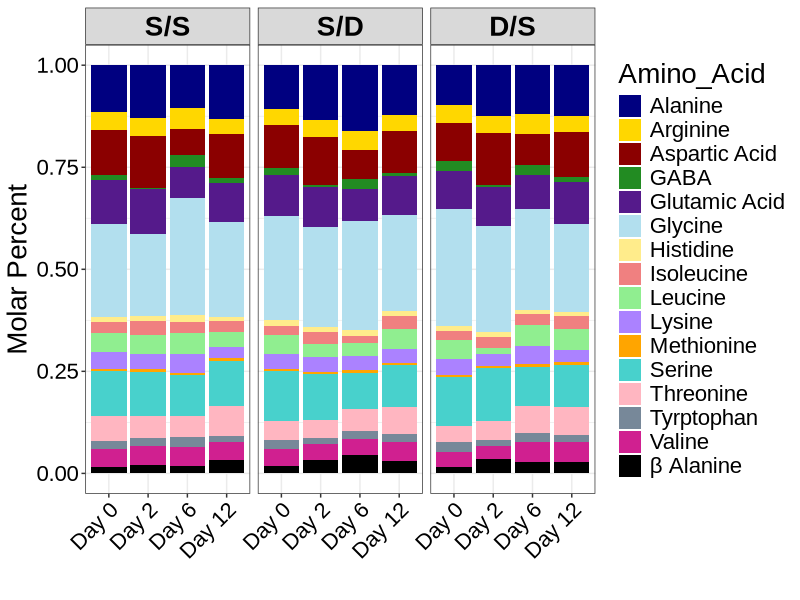
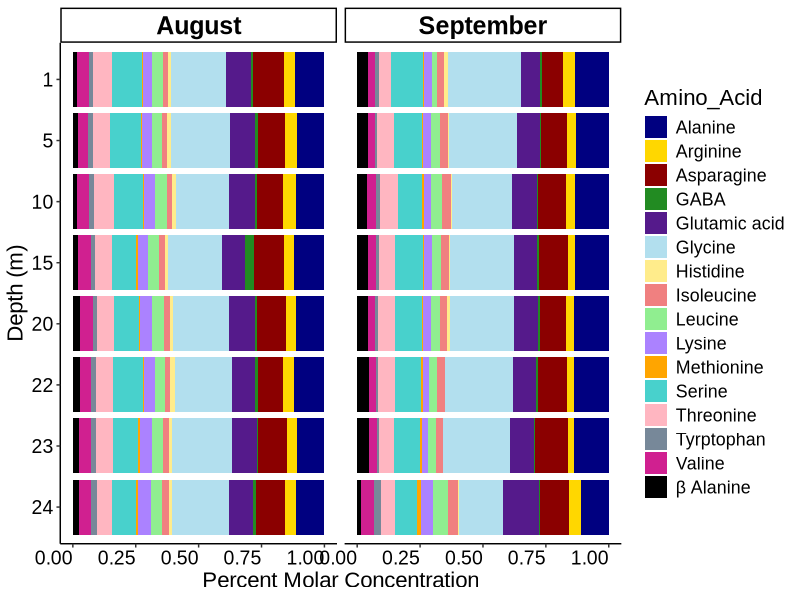
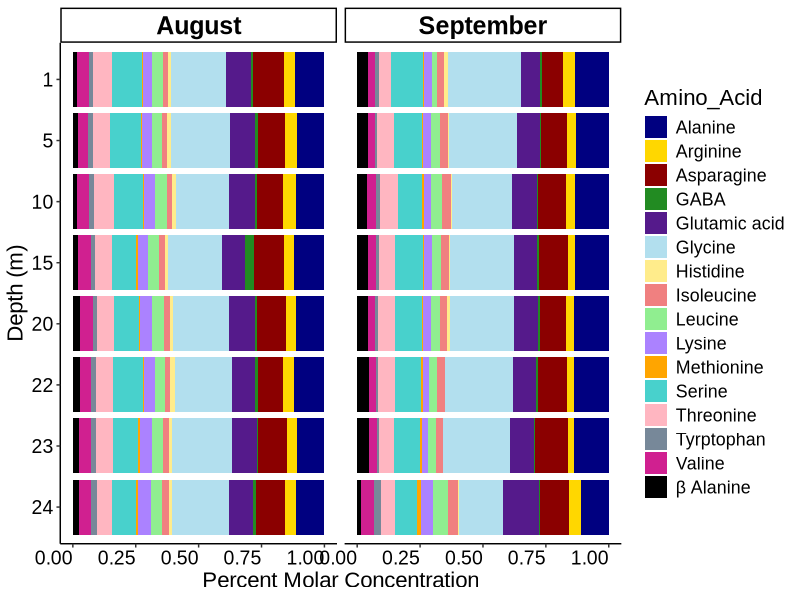

Generate these figures, in order, with R:
## Code written by Shuting Liu and modified by Rachel Parsons in 2023 with help from Simon Biggs

library(tidyverse)
library(readr)
library(dplyr)
library(ggplot2)
setwd("/Users/rachelbiggs/Library/CloudStorage/Dropbox/DH DOM Manuscript/Manuscript 2023/DH36 R Plots/AA")

aa <- read.csv(file = "AA_plot2.csv", header = TRUE)

#Order the factors for Day
aa <- aa %>%
  arrange(Day2) %>%
  mutate(Day2 = factor(Day2, levels = c("Day 0", 
                                        "Day 2",
                                        "Day 6",
                                        "Day 12")))

#Order the factors for Treatment
aa <- aa %>%
  arrange(Treatment) %>%
  mutate(Treatment = factor(Treatment, levels = c("S/S", 
                                                  "S/D",
                                                  "D/S")))



## To display your custom color pallets remove  +
## scale_y_continuous(labels = scales::percent) from the ggplot command

## Set colours
aa_colour <-c("navy", "gold", "red4", "forestgreen", "purple4", "lightblue2", "lightgoldenrod1", "lightcoral", "lightgreen", "mediumpurple1", "orange", "mediumturquoise","lightpink","lightslategrey", "violetred", "black")

ggplot(data = aa) +
  geom_bar(aes(x = Day2, y = Conc, fill = Amino_Acid), stat = "Identity", position = "fill") +
  ylab("Molar Percent") + xlab("") +
  ## remove the grid background
  theme_bw() +
  ## increase font size, pick font, change font colour, change axis text angle and height and width adjustments
  theme(text = element_text(size=20, color = "black", family="Arial")) +
  theme(axis.text.x = element_text(color = "black", family="Arial", size = 16, angle = 45, hjust = 1, vjust = 1),
        axis.text.y = element_text(color = "black", family="Arial", size = 16)) +
  scale_fill_manual(values = aa_colour) + facet_grid(~Treatment) +
  theme(strip.text.x = element_text(color = "black", family="Arial",size = 20, face = "bold"))
aa

library(gridExtra)
library("ggpubr")

## Load the AA depth profile for DH36 and make Depth a factor
aa_profile <- read.csv(file = "AA_profile.csv", header = TRUE)
aa_profile$Depth <- as.factor(aa_profile$Depth)

##Order the factors for Depth
aa_profile <- aa_profile %>%
  arrange(Depth) %>%
  mutate(Depth = factor(Depth, levels = c("24", "23", "22", "20", "15", "10", "5", "1")))

## To display your custom color pallets remove  +
## scale_y_continuous(labels = scales::percent) from the ggplot command

## Set colours
aa_colour <-c("navy", "gold", "red4", "forestgreen", "purple4", "lightblue2", "lightgoldenrod1", "lightcoral", "lightgreen", "mediumpurple1", "orange", "mediumturquoise","lightpink","lightslategrey", "violetred", "black")

tdaa <- ggplot(data = aa_profile) +
  geom_bar(aes(x = Depth, y = Conc, fill = Amino_Acid), stat = "Identity", position = "fill") +
  ylab("Percent Molar Concentration") + xlab("Depth (m)") +
  ## remove the grid background
  theme_bw() +
  theme_classic() +
  ## increase font size, pick font, change font colour, change axis text angle and height and width adjustments
  theme(text = element_text(size=16, color = "black", family="Arial")) +
  theme(axis.text.x = element_text(color = "black", family="Arial", size = 14, angle = 0, hjust = 1, vjust = 1),
        axis.text.y = element_text(color = "black", family="Arial", size = 14)) +
  scale_fill_manual(values = aa_colour) + coord_flip() + facet_grid(~Month) +
  theme(strip.text.x = element_text(color = "black", family="Arial",size = 18, face = "bold"))
tdaa

ggsave("FigureS2.png", plot = tdaa, width = 10, height = 6, dpi = 300, units = "in")
